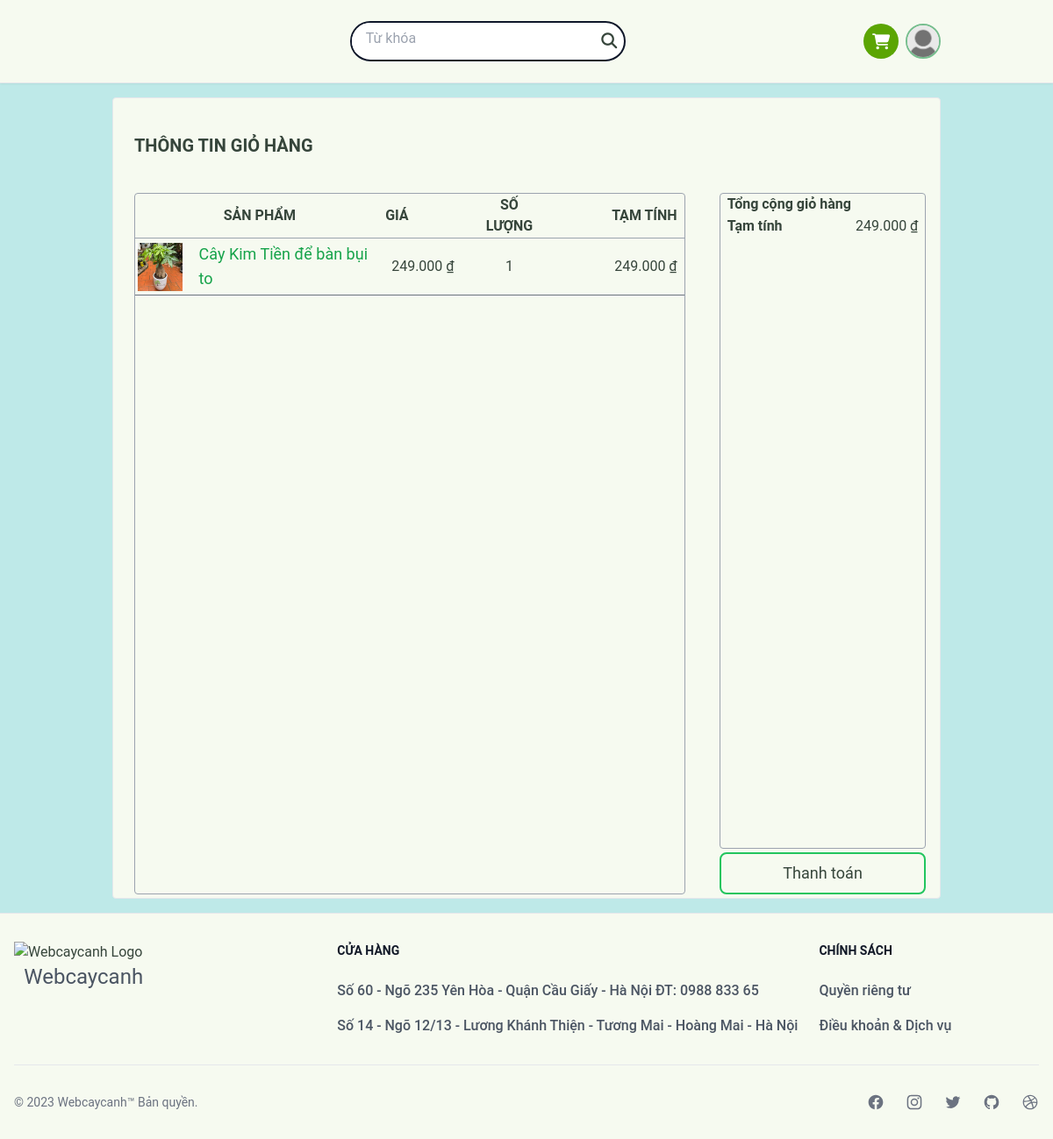
The page /cart/list/ (signed in) on the database its author committed.
### user/models.py (models this page shows, shortened)
class Profile(models.Model):
    user = models.OneToOneField(User, on_delete=models.CASCADE)
    email_confirmed = models.BooleanField(default=False)
    avatar = ProcessedImageField(
        upload_to=hashed_filename,
        default="defaults/avatar.png",
        processors=[ResizeToFill(64, 64)],
        format="PNG",
        options={"quality": 60},
    )
    bio = models.TextField(max_length=500, blank=True)
    def full_name(self):
        return f"{self.user.first_name} {self.user.last_name}"

### core/models.py (models this page shows, shortened)
class BaseModel(models.Model):
    created_at = models.DateTimeField(auto_now_add=True)
    updated_at = models.DateTimeField(auto_now=True)
    class Meta:
        abstract = True

class OrderItem(BaseModel):
    product = models.ForeignKey(Product, on_delete=models.CASCADE)
    order = models.ForeignKey(Order, on_delete=models.CASCADE)
    quantity = models.PositiveIntegerField(default=1)
    def total_price(self):
        return self.quantity * self.product.price

class Product(BaseModel):
    name = models.CharField(max_length=255, unique=True, blank=False)
    price = models.DecimalField(
        max_digits=10, decimal_places=0, validators=[MinValueValidator(0)]
    )
    summary = models.TextField(default="")
    description = models.TextField(default="")
    quantity = models.PositiveIntegerField(default=0)
    category = models.ForeignKey(Category, on_delete=models.CASCADE)
    thumbnail = ProcessedImageField(
        upload_to=hashed_filename,
        default="defaults/product.png",
        processors=[ResizeToFill(400, 400)],
        format="PNG",
        options={"quality": 60},
    )

class Order(BaseModel):
    PENDING = "PE"
    DELIVERY = "DE"
    COMPLETED = "CO"
    CANCEL = "CA"
    ORDER_STATUS = [
        (PENDING, "Chưa xác nhận"),
        (DELIVERY, "Đang giao"),
        (COMPLETED, "Hoàn thành"),
        (CANCEL, "Đã hủy"),
    ]
    state = models.CharField(max_length=2, choices=ORDER_STATUS, default=PENDING)
    user = models.ForeignKey(User, to_field="username", on_delete=models.CASCADE)
    def total_price(self):
        return sum(item.total_price() for item in self.orderitem_set.all())

### core/views.py (the view)
# urls.py: path("cart/list/", CartListView.as_view(), name="cart_list"),
class CartListView(LoginRequiredMixin, ListView):
    model = OrderItem
    template_name = "core/cart_list.html"
    context_object_name = "order_items"
    def get_queryset(self):
        order, _created = Order.objects.get_or_create(
            user=self.request.user, state=Order.PENDING
        )
        return OrderItem.objects.filter(order=order)
    def get_context_data(self, **kwargs):
        context = super().get_context_data(**kwargs)
        context["order"] = Order.objects.get_or_create(
            user=self.request.user, state=Order.PENDING
        )[0]
        return context

### core/templatetags/concurency.py (called while the page is built)
@register.filter
def vnd_format(value):
    return humanize.intcomma(value, False).replace(",", ".") + " ₫"

### templates/core/cart_list.html (shortened to what this page needs)
{% extends "layout/base.html" %}
{% load static %}
{% load humanize %}
{% load concurency %}
{% block content %}
<div class="mx-auto bg-[#f6faf0] rounded border overflow-hidden">
    <h1 class="text-xl px-6 font-bold my-10 uppercase">Thông tin giỏ hàng</h1>
    <div class="flex justify-around overflow-hidden w-full min-h-screen m-1">
        <div class="w-2/3 border-gray-400 border rounded">
            <table class="table-fixed w-full border-collapse">
                <thead>
                    <th class=" uppercase border-b mb-4 border-gray-400 " colspan="5">Sản phẩm</th>
                    <th class=" uppercase text-left border-b mb-4 border-gray-400 " colspan="2">Giá</th>
                    <th class=" uppercase border-b mb-4 border-gray-400 " colspan="1">Số lượng</th>
                    <th class=" uppercase text-right px-2 border-b mb-4 border-gray-400 " colspan="3">Tạm tính</th>
                </thead>
                <tbody class="overflow-x-hidden overflow-y-auto">
                    {% for item in order_items %}
                    <tr class="">
                        <td class="border-y border-gray-500" colspan="1">
                            <img src="{{ item.product.thumbnail.url }}" alt="">
                        </td>
                        <td class="border-y p-1 pl-4 text-lg border-gray-500" colspan="4">
                            <a href="{% url 'core:product_detail' item.product.id %}"
                                class="text-green-600 hover:text-green-400">
                                {{ item.product.name }}</a>
                        </td>
                        <td class="border-y p-1 border-gray-500 text-left px-2" colspan="2">
                            {{ item.product.price|vnd_format }}
                        </td>
                        <td class="border-y p-1 border-gray-500 text-center" colspan="1">{{ item.quantity }}</td>
                        <td class="border-y p-1 border-gray-500 text-right px-2" colspan="3">
                            {{ item.total_price|vnd_format}}
                        </td>
                    </tr>
                    {% endfor %}
                </tbody>
            </table>
        </div>
        <div class="w-1/4 flex flex-col justify-between gap-1">
            <div class="border-gray-400 border rounded grow">
                <h1 class="font-semibold px-2">Tổng cộng giỏ hàng</h1>
                <table class="w-full">
                    <tbody>
                        <td class="font-semibold px-2">Tạm tính</td>
                        <td class="text-right px-2">{{ order.total_price|vnd_format }}</td>
                    </tbody>
                </table>
            </div>
            <div class="h-max flex flex-col justify-between">
                <button class="btn w-full text-lg hover:text-white border-green-500 hover:bg-green-500">
                    Thanh toán
                </button>
            </div>
        </div>
    </div>
</div>
{% endblock content %}

### templates/layout/base.html (shortened to what this page needs)
{% load static %}
{% load auth_extras %}
<!DOCTYPE html>
<html lang="vi">
<head>
    <link rel="stylesheet" href="{% static 'css/tailwind-dev.css' %}?{% now 'U' %}">
    <link rel="stylesheet" href="https://cdnjs.cloudflare.com/ajax/libs/font-awesome/6.4.0/css/all.min.css">
</head>
<body class="bg-[#BEE9E8]">
    <header class="bg-[#F6FAF0] px-32 shadow py-6 ">
        <nav class="flex w-full justify-between items-center">
            {% block searchbar %}
            {% include 'components/searchbar.html' %}
            {% endblock %}
            <div class="rounded flex items-stretch gap-2">
                <a id="cart" href="{% url 'core:cart_list' %}"
                    class="bg-slate-100 rounded-full cursor-pointer flex items-center justify-between gap-2">
                    <div class="cart-icon bg-[#5ba503] rounded-full flex w-10 h-10">
                        <i class="m-auto text-lg fa fa-shopping-cart text-white"></i>
                    </div>
                </a>
                <div id="profile" class="relative">
                    {% if user.is_authenticated %}
                    <div id="avatar" class="cursor-pointer">
                        <img class="object-cover w-10 border-2 border-[#76be8e] rounded-full"
                            src="{{ user.profile.avatar.url }}" alt="">
                    </div>
                    {% else %}
                    <div class="rounded box-shadow items-center flex">
                        <a href="{% url 'login' %}" class="btn text-white bg-gray-400">Đăng nhập</a>
                        <a href="{% url 'register' %}" class="btn text-white    bg-[#5ba503]">Đăng ký</a>
                    </div>
                    {% endif %}
                </div>
            </div>
        </nav>
    </header>
    <hr>
    <main class="px-32 py-4 flex relative min-h-screen">
        {% block content %}
        {% endblock content %}
    </main>
    <footer class="bg-[#F6FAF0]">
        <div class="mx-auto w-full max-w-screen-xl p-4 py-6 lg:py-8">
            <div class="md:flex md:justify-between">
                <div class="mb-6 md:mb-0">
                    <a href="/" class="flex flex-col items-center">
                        <img src="https://webcaycanh.com/wp-content/themes/cay/imgs/logo.png" class="mr-3"
                            alt="Webcaycanh Logo" />
                        <span class="self-center text-2xl text-gray-600 whitespace-nowrap">Webcaycanh</span>
                    </a>
                </div>
                <div class="grid grid-cols-3 gap-8 sm:gap-6">
                    <div class="col-span-2">
                        <h2 class="mb-6 text-sm font-semibold text-gray-900 uppercase">Cửa hàng</h2>
                        <ul class="text-gray-600 font-medium">
                            <li class="mb-4">
                                <p href="https://flowbite.com/" class="hover:underline">
                                    Số 60 - Ngõ 235 Yên Hòa - Quận Cầu Giấy - Hà Nội ĐT: 0988 833 65
                                </p>
                            </li>
                            <li>
                                <p href="https://tailwindcss.com/" class="hover:underline">Số 14 - Ngõ 12/13 - Lương
                                    Khánh Thiện - Tương Mai - Hoàng Mai - Hà Nội</p>
                            </li>
                        </ul>
                    </div>
                    <div>
                        <h2 class="mb-6 text-sm font-semibold text-gray-900 uppercase">Chính sách</h2>
                        <ul class="text-gray-600 font-medium">
                            <li class="mb-4">
                                <a href="#" class="hover:underline">Quyền riêng tư</a>
                            </li>
                            <li>
                                <a href="#" class="hover:underline">Điều khoản &amp; Dịch vụ</a>
                            </li>
                        </ul>
                    </div>
                </div>
            </div>
            <hr class="my-6 border-gray-200 sm:mx-auto lg:my-8" />
            <div class="sm:flex sm:items-center sm:justify-between">
                <span class="text-sm text-gray-500 sm:text-center">© 2023 <a href="https://flowbite.com/"
                        class="hover:underline">Webcaycanh™</a> Bản quyền.
                </span>
                <div class="flex mt-4 space-x-6 sm:justify-center sm:mt-0">
                    <a href="#" class="text-gray-500 hover:text-gray-900 dark:hover:text-white">
                    </a>
                    <a href="#" class="text-gray-500 hover:text-gray-900 dark:hover:text-white">
                    </a>
                    <a href="#" class="text-gray-500 hover:text-gray-900 dark:hover:text-white">
                    </a>
                    <a href="#" class="text-gray-500 hover:text-gray-900 dark:hover:text-white">
                    </a>
                    <a href="#" class="text-gray-500 hover:text-gray-900 dark:hover:text-white">
                    </a>
                </div>
            </div>
        </div>
    </footer>
</body>
</html>

### rows shown on the page
OrderItem: product.thumbnail (picture), product.name "Cây Kim Tiền để bàn bụi to", product.price|vnd_format "249.000 ₫", quantity "1", total_price|vnd_format "249.000 ₫"
Order: total_price|vnd_format "249.000 ₫"
